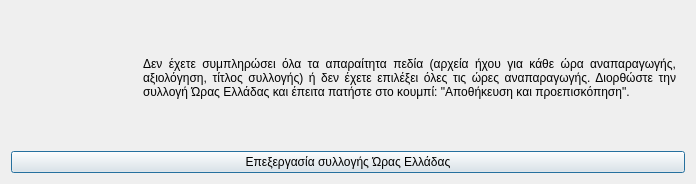
<?xml version="1.0" encoding="UTF-8"?>
<ui version="4.0">
 <class>Dialog</class>
 <widget class="QDialog" name="Dialog">
  <property name="geometry">
   <rect>
    <x>0</x>
    <y>0</y>
    <width>696</width>
    <height>184</height>
   </rect>
  </property>
  <property name="windowTitle">
   <string>Ελλιπή δεδομένα</string>
  </property>
  <property name="windowIcon">
   <iconset resource="../../../../icons.qrc">
    <normaloff>:/rest-windows/assets/images/rest-windows/information.png</normaloff>:/rest-windows/assets/images/rest-windows/information.png</iconset>
  </property>
  <layout class="QGridLayout" name="gridLayout">
   <item row="0" column="0">
    <widget class="QFrame" name="frame">
     <property name="styleSheet">
      <string notr="true">QFrame{border:0px;}</string>
     </property>
     <property name="frameShape">
      <enum>QFrame::StyledPanel</enum>
     </property>
     <property name="frameShadow">
      <enum>QFrame::Raised</enum>
     </property>
     <layout class="QHBoxLayout" name="horizontalLayout">
      <item>
       <widget class="QLabel" name="image_label">
        <property name="maximumSize">
         <size>
          <width>117</width>
          <height>117</height>
         </size>
        </property>
        <property name="text">
         <string/>
        </property>
        <property name="pixmap">
         <pixmap resource="../../../../icons.qrc">:/rest-windows/assets/images/rest-windows/information.png</pixmap>
        </property>
        <property name="scaledContents">
         <bool>true</bool>
        </property>
       </widget>
      </item>
      <item>
       <widget class="QLabel" name="label">
        <property name="text">
         <string>Δεν έχετε συμπληρώσει όλα τα απαραίτητα πεδία (αρχεία ήχου για κάθε ώρα αναπαραγωγής, αξιολόγηση, τίτλος συλλογής) ή δεν έχετε επιλέξει όλες τις ώρες αναπαραγωγής. Διορθώστε την συλλογή Ώρας Ελλάδας και έπειτα πατήστε στο κουμπί: &quot;Αποθήκευση και προεπισκόπηση&quot;.</string>
        </property>
        <property name="alignment">
         <set>Qt::AlignJustify|Qt::AlignVCenter</set>
        </property>
        <property name="wordWrap">
         <bool>true</bool>
        </property>
       </widget>
      </item>
     </layout>
    </widget>
   </item>
   <item row="1" column="0">
    <widget class="QPushButton" name="edit_time_collection">
     <property name="text">
      <string>Επεξεργασία συλλογής Ώρας Ελλάδας</string>
     </property>
     <property name="icon">
      <iconset resource="../../../../icons.qrc">
       <normaloff>:/rest-windows/assets/images/rest-windows/edit.png</normaloff>:/rest-windows/assets/images/rest-windows/edit.png</iconset>
     </property>
    </widget>
   </item>
  </layout>
 </widget>
 <tabstops>
  <tabstop>edit_time_collection</tabstop>
 </tabstops>
 <resources>
  <include location="../../../../icons.qrc"/>
  <include location="../../../../icons.qrc"/>
  <include location="../../../../icons.qrc"/>
  <include location="../../../../icons.qrc"/>
  <include location="../../../../icons.qrc"/>
 </resources>
 <connections/>
</ui>
